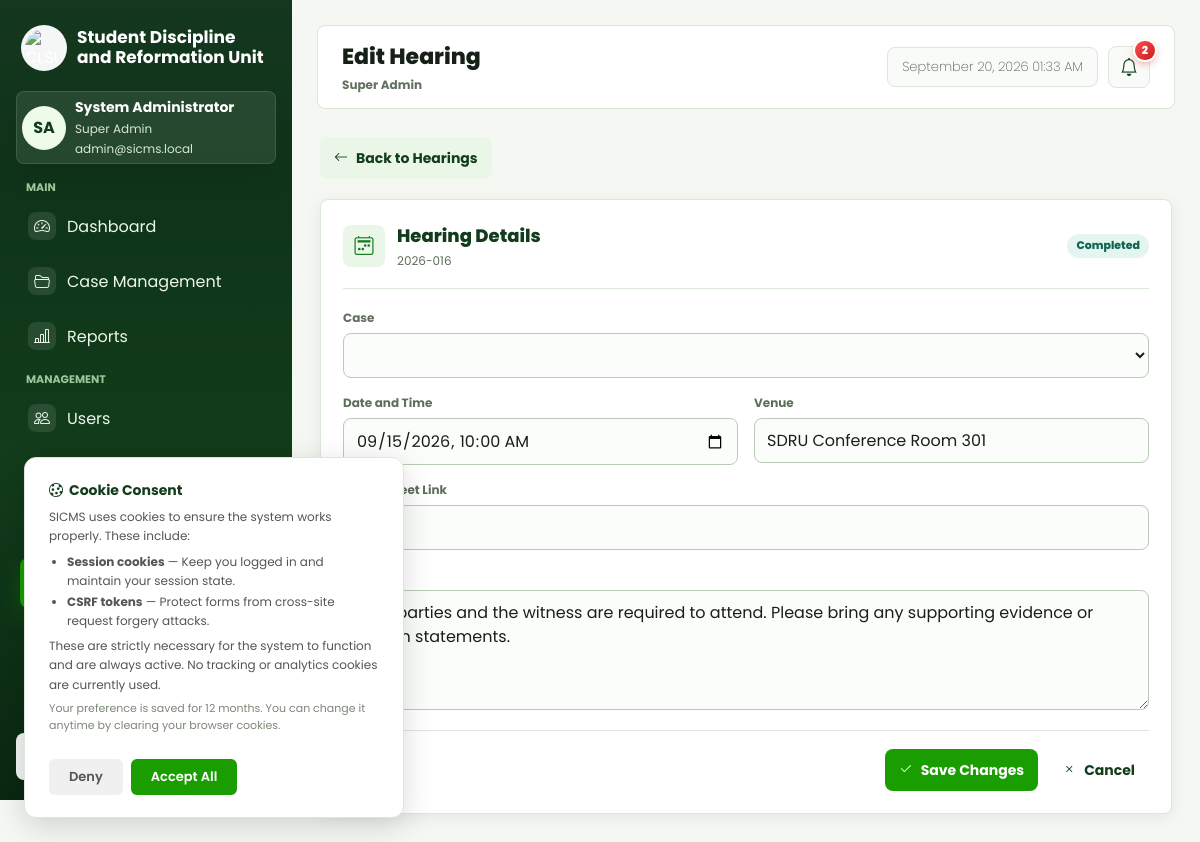
Page /web/views/hearings/edit.php?id=1 (signed in) on the earlier database version.
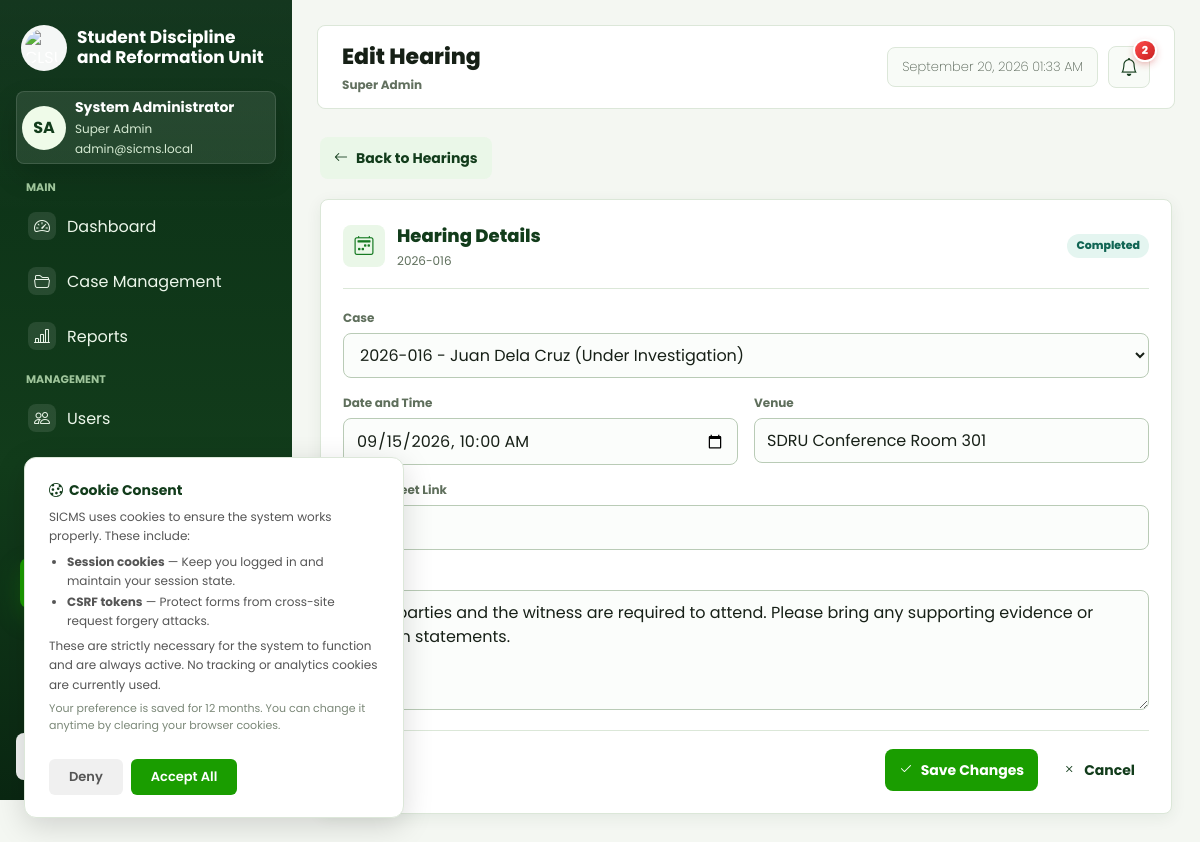
Same page on the later database version.
### tables this page shows
CREATE TABLE `hearings` (
  `hearing_id` int(10) unsigned NOT NULL AUTO_INCREMENT,
  `complaint_id` int(10) unsigned NOT NULL,
  `scheduled_by_account_id` int(10) unsigned DEFAULT NULL,
  `hearing_datetime` datetime DEFAULT NULL,
  `venue` varchar(255) DEFAULT NULL,
  `google_meet_link` varchar(500) DEFAULT NULL,
  `google_event_id` varchar(1024) DEFAULT NULL,
  `remarks` text DEFAULT NULL,
  `status` varchar(50) NOT NULL DEFAULT 'Scheduled',
  `created_at` datetime NOT NULL DEFAULT current_timestamp(),
  `updated_at` datetime NOT NULL DEFAULT current_timestamp() ON UPDATE current_timestamp(),
  PRIMARY KEY (`hearing_id`),
  KEY `idx_hearings_complaint` (`complaint_id`),
  KEY `idx_hearings_scheduled_by` (`scheduled_by_account_id`),
  KEY `idx_hearings_status` (`status`),
  KEY `idx_hearings_datetime` (`hearing_datetime`),
  CONSTRAINT `fk_hearings_complaint` FOREIGN KEY (`complaint_id`) REFERENCES `complaints` (`complaint_id`) ON DELETE CASCADE,
  CONSTRAINT `fk_hearings_scheduler` FOREIGN KEY (`scheduled_by_account_id`) REFERENCES `accounts` (`account_id`)
);

CREATE TABLE `complaints` (
  `complaint_id` int(10) unsigned NOT NULL AUTO_INCREMENT,
  `case_number` varchar(50) NOT NULL,
  `complaint_title` varchar(255) NOT NULL,
  `submitted_by_account_id` int(10) unsigned NOT NULL,
  `complainant_name` varchar(255) NOT NULL,
  `complainant_gender` varchar(20) DEFAULT NULL,
  `complainant_type` varchar(50) NOT NULL DEFAULT 'Student',
  `complainant_relationship` varchar(100) DEFAULT NULL,
  `complainant_employee_no` varchar(100) DEFAULT NULL,
  `complainant_department` varchar(255) DEFAULT NULL,
  `complainant_position` varchar(255) DEFAULT NULL,
  `complainant_affiliation` varchar(255) DEFAULT NULL,
  `complainant_purpose` varchar(255) DEFAULT NULL,
  `complainant_student_no` varchar(50) DEFAULT NULL,
  `complainant_email` varchar(255) DEFAULT NULL,
  `complainant_contact` varchar(50) DEFAULT NULL,
  `complainant_college` varchar(255) DEFAULT NULL,
  `complainant_course` varchar(255) DEFAULT NULL,
  `complainant_year_level` varchar(50) DEFAULT NULL,
  `complainant_section` varchar(50) DEFAULT NULL,
  `complainant_course_year` varchar(100) DEFAULT NULL,
  `case_classification` varchar(100) NOT NULL,
  `incident_datetime` datetime DEFAULT NULL,
  `incident_location` varchar(255) DEFAULT NULL,
  `complaint_details` text DEFAULT NULL,
  `status` varchar(50) NOT NULL DEFAULT 'Under Investigation',
  `assigned_coordinator_account_id` int(10) unsigned DEFAULT NULL,
  `submitted_at` datetime NOT NULL DEFAULT current_timestamp(),
  `created_at` datetime NOT NULL DEFAULT current_timestamp(),
  `updated_at` datetime NOT NULL DEFAULT current_timestamp() ON UPDATE current_timestamp(),
  `case_source` varchar(20) NOT NULL DEFAULT 'Online Submission',
  `original_case_date` date DEFAULT NULL,
  `legacy_outcome` varchar(255) DEFAULT NULL,
  `action_taken` text DEFAULT NULL,
  `resolution_date` date DEFAULT NULL,
  `remarks_notes` text DEFAULT NULL,
  `legacy_entry_source` varchar(100) DEFAULT NULL,
  `outcome` text DEFAULT NULL,
  PRIMARY KEY (`complaint_id`),
  UNIQUE KEY `uq_complaints_case_number` (`case_number`),
  KEY `idx_complaints_submitted_by` (`submitted_by_account_id`),
  KEY `idx_complaints_coordinator` (`assigned_coordinator_account_id`),
  KEY `idx_complaints_status` (`status`),
  KEY `idx_complaints_classification` (`case_classification`),
  KEY `idx_complaints_submitted_at` (`submitted_at`),
  KEY `idx_complaints_source` (`case_source`),
  KEY `idx_complaints_source_orig_year` (`case_source`,`original_case_date`),
  CONSTRAINT `fk_complaints_coordinator` FOREIGN KEY (`assigned_coordinator_account_id`) REFERENCES `accounts` (`account_id`),
  CONSTRAINT `fk_complaints_submitter` FOREIGN KEY (`submitted_by_account_id`) REFERENCES `accounts` (`account_id`)
);

### web/helpers/Security.php (called while the page is built, shortened)
<?php
class Security {
    public static function startSession(array $options = []) {
        if (session_status() === PHP_SESSION_ACTIVE) {
            return;
        }
        $isHttps = (!empty($_SERVER['HTTPS']) && $_SERVER['HTTPS'] !== 'off');
        $defaults = [
            'cookie_lifetime' => 86400,
            'cookie_httponly' => true,
            'cookie_secure' => $isHttps,
            'cookie_samesite' => 'Lax',
        ];
    }
}

### web/config/Database.php (called while the page is built, shortened)
<?php
class Database{
    private $conn;
    public function __construct(){
        $this->host = getenv('DB_HOST') ?: '127.0.0.1';
        $this->port = (int) (getenv('DB_PORT') ?: '3307');
        $this->username = getenv('DB_USER') ?: 'root';
        $this->password = getenv('DB_PASSWORD') ?: '';
        $this->database = getenv('DB_NAME') ?: 'sicms';
        $this->conn = mysqli_init();
        mysqli_options($this->conn, MYSQLI_OPT_CONNECT_TIMEOUT, 3);
        try {
            $connected = mysqli_real_connect(
                $this->conn,
                $this->host,
                $this->username,
                $this->password,
                $this->database,
                $this->port
            );
        } catch (mysqli_sql_exception $e) {
            $connected = false;
        }
    }
    public function getConnection(){
        return $this->conn;
    }
}

### web/controllers/HearingController.php (called while the page is built, shortened)
<?php
require_once __DIR__ . '/../config/Database.php';
require_once __DIR__ . '/../models/User.php';
require_once __DIR__ . '/../models/Hearing.php';
require_once __DIR__ . '/../helpers/Security.php';
class HearingController {
    private $user;
    private $staffRoles = ['super-admin', 'admin', 'sdr staff', 'sdr-staff', 'sdru-staff', 'coordinator', 'head-of-sdru', 'sdru-head', 'head of sdru'];
    public function __construct() {
        $this->authenticateStaff();
    }
    public function edit($hearingId) {
        $hearing = Hearing::findHearing($hearingId);
        $errors = $_SESSION['hearing_errors'] ?? [];
        $old = $_SESSION['hearing_old'] ?? [];
        return [
            'user' => $this->user,
            'hearing' => $hearing,
            'cases' => Hearing::getSchedulableCases($this->user),
            'errors' => $errors,
            'old' => $old,
        ];
    }
    private function authenticateStaff() {
        $this->database = new Database();
        $this->db = $this->database->getConnection();
        $this->user = User::findByEmail($_SESSION['email']);
        $roleKey = strtolower(str_replace(['_', ' '], '-', $this->user['role'] ?? ''));
    }
    private function isStaffRole($roleKey) {
        foreach ($this->staffRoles as $role) {
            if ($roleKey === strtolower(str_replace(['_', ' '], '-', $role))) {
                return true;
            }
        }
        return false;
    }
    private function canAccessHearing(array $hearing) {
        if (strtolower(str_replace(['_', ' '], '-', $this->user['role'] ?? '')) !== 'coordinator') {
            return true;
        }
        $case = CaseRecord::findCase((int) $hearing['complaint_id']);
        return $case && !empty($case['assigned_coordinator_account_id']) && (int) $case['assigned_coordinator_account_id'] === (int) $this->user['account_id'];
    }
}

### web/models/User.php (called while the page is built, shortened)
<?php
class User extends Model {
    public static function findByEmail($email) {
        $query = "SELECT * FROM accounts WHERE email = ?";
        $stmt = self::$conn->prepare($query);
        $stmt->bind_param("s", $email);
        $stmt->execute();
        $result = $stmt->get_result();
        return $result->fetch_assoc();
    }
}

### web/models/Hearing.php (called while the page is built, shortened)
<?php
class Hearing extends Model {
    public static function getSchedulableCases(array $user = null) {
        $sql = "SELECT complaint_id, case_number, complainant_name, case_classification, status
                FROM complaints
                WHERE status = 'Under Investigation'";
        $sql .= "
                ORDER BY submitted_at DESC";
        $stmt = self::$conn->prepare($sql);
        $stmt->execute();
        $result = $stmt->get_result();
        return $result ? $result->fetch_all(MYSQLI_ASSOC) : [];
    }
    public static function findHearing($hearingId) {
        $sql = "SELECT h.*, c.case_number, c.complainant_name, c.case_classification
                FROM hearings h
                INNER JOIN complaints c ON h.complaint_id = c.complaint_id
                WHERE h.hearing_id = ?
                LIMIT 1";
        $stmt = self::$conn->prepare($sql);
        $stmt->bind_param("i", $hearingId);
        $stmt->execute();
        $result = $stmt->get_result();
        return $result ? $result->fetch_assoc() : null;
    }
    private static function roleKey(array $user) {
        return strtolower(str_replace(['_', ' '], '-', $user['role'] ?? ''));
    }
}

### web/views/hearings/edit.php (the view, shortened to what the changed rows need)
<?php
require_once __DIR__ . '/../../controllers/HearingController.php';
$controller = new HearingController();
$hearingId = (int) ($_GET['id'] ?? 0);
$viewData = $controller->edit($hearingId);
$hearing = $viewData['hearing'];
$cases = $viewData['cases'];
$old = $viewData['old'];
function h($value) {
    return htmlspecialchars((string) $value);
}
$selectedComplaintId = $old['complaint_id'] ?? $hearing['complaint_id'];
$selectedDatetime = $old['hearing_datetime'] ?? date('Y-m-d\TH:i', strtotime($hearing['hearing_datetime']));
?>
<!DOCTYPE html>
<html lang="en">
<head>
    <link rel="stylesheet" href="../layout/style.css">
    <link rel="stylesheet" href="../layout/sidebar.css">
    <link rel="stylesheet" href="https://cdn.jsdelivr.net/npm/bootstrap-icons@1.11.3/font/bootstrap-icons.min.css">
    <link rel="stylesheet" href="../layout/system.css?v=2">
    <link rel="stylesheet" href="../layout/hearings.css">
</head>
<body>
    <div class="dashboard-shell">
        <div class="app-content">
            <?php $pageTitle = 'Edit Hearing'; require __DIR__ . '/../layout/topbar.php'; ?>
    <main class="wrap hearing-form-page">
        <form class="panel hearing-form-panel" method="POST" action="edit.php?id=<?= (int) $hearing['hearing_id'] ?>">
            <div class="hearing-form-heading">
                <span><i class="bi bi-calendar2-week"></i></span>
                <div><h2>Hearing Details</h2><p><?= h($hearing['case_number']) ?></p></div>
                <span class="status hearing-current-status"><?= h($hearing['status']) ?></span>
            </div>
            <div class="grid hearing-form-grid">
                <div class="field full">
                    <label for="complaint_id">Case</label>
                    <select id="complaint_id" name="complaint_id" required>
                        <?php foreach ($cases as $case): ?>
                            <option value="<?= (int) $case['complaint_id'] ?>" <?= ((int) $selectedComplaintId === (int) $case['complaint_id']) ? 'selected' : '' ?>>
                                <?= h($case['case_number'] . ' - ' . $case['complainant_name'] . ' (' . $case['status'] . ')') ?>
                            </option>
                        <?php endforeach; ?>
                    </select>
                </div>
                <div class="field">
                    <label for="hearing_datetime">Date and Time</label>
                    <input id="hearing_datetime" type="datetime-local" name="hearing_datetime" value="<?= h($selectedDatetime) ?>" required>
                </div>
                <div class="field">
                    <label for="venue">Venue</label>
                    <input id="venue" name="venue" value="<?= h($old['venue'] ?? $hearing['venue']) ?>" required>
                </div>
                <div class="field full">
                    <label for="remarks">Remarks</label>
                    <textarea id="remarks" name="remarks"><?= h($old['remarks'] ?? $hearing['remarks']) ?></textarea>
                </div>
            </div>
        </form>
    </main>
        </div>
    </div>
</body>
</html>

Differences in the rows shown:
changed through a linked row, hearings "Completed": complaint_id (not shown) → "2026-016 - Juan Dela Cruz (Under Investigation)"
